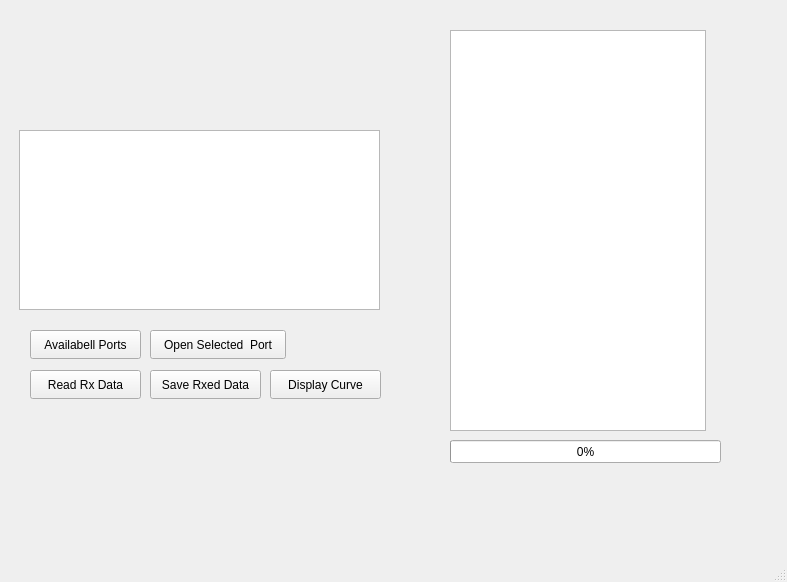
<?xml version="1.0" encoding="UTF-8"?>
<ui version="4.0">
 <class>MainWindow</class>
 <widget class="QMainWindow" name="MainWindow">
  <property name="geometry">
   <rect>
    <x>0</x>
    <y>0</y>
    <width>787</width>
    <height>582</height>
   </rect>
  </property>
  <property name="windowTitle">
   <string>MainWindow</string>
  </property>
  <widget class="QWidget" name="centralwidget">
   <widget class="QPushButton" name="get_Sys_portsBtn">
    <property name="geometry">
     <rect>
      <x>30</x>
      <y>330</y>
      <width>111</width>
      <height>29</height>
     </rect>
    </property>
    <property name="sizePolicy">
     <sizepolicy hsizetype="MinimumExpanding" vsizetype="Fixed">
      <horstretch>0</horstretch>
      <verstretch>0</verstretch>
     </sizepolicy>
    </property>
    <property name="text">
     <string>Availabell Ports</string>
    </property>
   </widget>
   <widget class="QPushButton" name="read_Rx_Data_Btn">
    <property name="geometry">
     <rect>
      <x>30</x>
      <y>370</y>
      <width>111</width>
      <height>29</height>
     </rect>
    </property>
    <property name="sizePolicy">
     <sizepolicy hsizetype="MinimumExpanding" vsizetype="Fixed">
      <horstretch>0</horstretch>
      <verstretch>0</verstretch>
     </sizepolicy>
    </property>
    <property name="text">
     <string>Read Rx Data</string>
    </property>
   </widget>
   <widget class="QPushButton" name="select_Port_Btn">
    <property name="geometry">
     <rect>
      <x>150</x>
      <y>330</y>
      <width>136</width>
      <height>29</height>
     </rect>
    </property>
    <property name="sizePolicy">
     <sizepolicy hsizetype="MinimumExpanding" vsizetype="Fixed">
      <horstretch>0</horstretch>
      <verstretch>0</verstretch>
     </sizepolicy>
    </property>
    <property name="text">
     <string>Open Selected  Port</string>
    </property>
   </widget>
   <widget class="QListWidget" name="ser_ports_LstVu">
    <property name="geometry">
     <rect>
      <x>19</x>
      <y>130</y>
      <width>361</width>
      <height>180</height>
     </rect>
    </property>
   </widget>
   <widget class="QLabel" name="ser_Port_Info_LabCrl">
    <property name="geometry">
     <rect>
      <x>20</x>
      <y>36</y>
      <width>281</width>
      <height>71</height>
     </rect>
    </property>
    <property name="text">
     <string/>
    </property>
   </widget>
   <widget class="QTableWidget" name="volt_time_Tabel">
    <property name="geometry">
     <rect>
      <x>450</x>
      <y>30</y>
      <width>256</width>
      <height>401</height>
     </rect>
    </property>
   </widget>
   <widget class="QPushButton" name="save_Rx_Data_Btn">
    <property name="geometry">
     <rect>
      <x>150</x>
      <y>370</y>
      <width>111</width>
      <height>29</height>
     </rect>
    </property>
    <property name="sizePolicy">
     <sizepolicy hsizetype="MinimumExpanding" vsizetype="Fixed">
      <horstretch>0</horstretch>
      <verstretch>0</verstretch>
     </sizepolicy>
    </property>
    <property name="text">
     <string>Save Rxed Data</string>
    </property>
   </widget>
   <widget class="QProgressBar" name="data_rxed_prgBar">
    <property name="geometry">
     <rect>
      <x>450</x>
      <y>440</y>
      <width>271</width>
      <height>23</height>
     </rect>
    </property>
    <property name="value">
     <number>0</number>
    </property>
   </widget>
   <widget class="QPushButton" name="dispaly_Rx_Data_Btn">
    <property name="geometry">
     <rect>
      <x>270</x>
      <y>370</y>
      <width>111</width>
      <height>29</height>
     </rect>
    </property>
    <property name="sizePolicy">
     <sizepolicy hsizetype="MinimumExpanding" vsizetype="Fixed">
      <horstretch>0</horstretch>
      <verstretch>0</verstretch>
     </sizepolicy>
    </property>
    <property name="text">
     <string>Display Curve</string>
    </property>
   </widget>
  </widget>
  <widget class="QMenuBar" name="menubar">
   <property name="geometry">
    <rect>
     <x>0</x>
     <y>0</y>
     <width>787</width>
     <height>27</height>
    </rect>
   </property>
  </widget>
  <widget class="QStatusBar" name="statusbar"/>
 </widget>
 <resources/>
 <connections/>
</ui>
